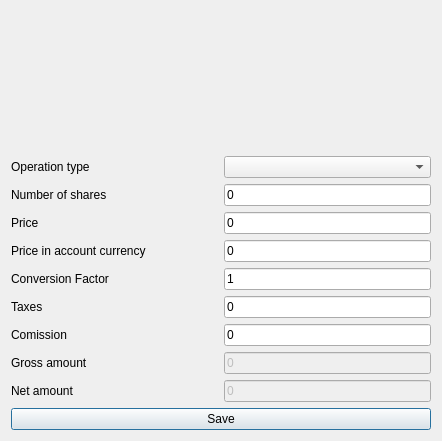
<?xml version="1.0" encoding="UTF-8"?>
<ui version="4.0">
 <class>frmInvestmentOperationsAdd</class>
 <widget class="QDialog" name="frmInvestmentOperationsAdd">
  <property name="windowModality">
   <enum>Qt::WindowModal</enum>
  </property>
  <property name="geometry">
   <rect>
    <x>0</x>
    <y>0</y>
    <width>442</width>
    <height>441</height>
   </rect>
  </property>
  <property name="windowTitle">
   <string>New investment operation</string>
  </property>
  <property name="windowIcon">
   <iconset resource="../images/xulpymoney.qrc">
    <normaloff>:/xulpymoney/document-edit.png</normaloff>:/xulpymoney/document-edit.png</iconset>
  </property>
  <property name="modal">
   <bool>true</bool>
  </property>
  <layout class="QHBoxLayout" name="horizontalLayout_9">
   <item>
    <layout class="QVBoxLayout" name="verticalLayout">
     <item>
      <widget class="QLabel" name="lblTitulo">
       <property name="font">
        <font>
         <pointsize>14</pointsize>
         <weight>75</weight>
         <bold>true</bold>
        </font>
       </property>
       <property name="styleSheet">
        <string notr="true">color: rgb(0, 128, 0);</string>
       </property>
       <property name="alignment">
        <set>Qt::AlignCenter</set>
       </property>
      </widget>
     </item>
     <item>
      <layout class="QHBoxLayout" name="horizontalLayout_8">
       <item>
        <widget class="wdgDatetime" name="wdgDT" native="true"/>
       </item>
      </layout>
     </item>
     <item>
      <layout class="QHBoxLayout" name="horizontalLayout_3">
       <item>
        <widget class="QLabel" name="label_2">
         <property name="text">
          <string>Operation type</string>
         </property>
        </widget>
       </item>
       <item>
        <widget class="QComboBox" name="cmbTiposOperaciones"/>
       </item>
      </layout>
     </item>
     <item>
      <layout class="QHBoxLayout" name="horizontalLayout_5">
       <item>
        <widget class="QLabel" name="label_5">
         <property name="text">
          <string>Number of shares</string>
         </property>
        </widget>
       </item>
       <item>
        <widget class="myQLineEdit" name="txtAcciones">
         <property name="sizePolicy">
          <sizepolicy hsizetype="Minimum" vsizetype="Fixed">
           <horstretch>0</horstretch>
           <verstretch>0</verstretch>
          </sizepolicy>
         </property>
         <property name="text">
          <string>0</string>
         </property>
        </widget>
       </item>
      </layout>
     </item>
     <item>
      <layout class="QHBoxLayout" name="horizontalLayout_6">
       <item>
        <widget class="QLabel" name="label_6">
         <property name="text">
          <string>Price</string>
         </property>
        </widget>
       </item>
       <item>
        <widget class="myQLineEdit" name="txtValorAccion">
         <property name="sizePolicy">
          <sizepolicy hsizetype="Minimum" vsizetype="Fixed">
           <horstretch>0</horstretch>
           <verstretch>0</verstretch>
          </sizepolicy>
         </property>
         <property name="text">
          <string>0</string>
         </property>
        </widget>
       </item>
      </layout>
     </item>
     <item>
      <layout class="QHBoxLayout" name="horizontalLayout_11">
       <item>
        <widget class="QLabel" name="label_8">
         <property name="text">
          <string>Price in account currency</string>
         </property>
        </widget>
       </item>
       <item>
        <widget class="myQLineEdit" name="txtPriceAccountCurrency">
         <property name="sizePolicy">
          <sizepolicy hsizetype="Minimum" vsizetype="Fixed">
           <horstretch>0</horstretch>
           <verstretch>0</verstretch>
          </sizepolicy>
         </property>
         <property name="text">
          <string>0</string>
         </property>
        </widget>
       </item>
      </layout>
     </item>
     <item>
      <layout class="QHBoxLayout" name="horizontalLayout_12">
       <item>
        <widget class="QLabel" name="label_10">
         <property name="text">
          <string>Conversion Factor</string>
         </property>
        </widget>
       </item>
       <item>
        <widget class="myQLineEdit" name="txtCurrencyConversion">
         <property name="sizePolicy">
          <sizepolicy hsizetype="Minimum" vsizetype="Fixed">
           <horstretch>0</horstretch>
           <verstretch>0</verstretch>
          </sizepolicy>
         </property>
         <property name="text">
          <string>1</string>
         </property>
        </widget>
       </item>
      </layout>
     </item>
     <item>
      <layout class="QHBoxLayout" name="horizontalLayout_7">
       <item>
        <widget class="QLabel" name="label_7">
         <property name="text">
          <string>Taxes</string>
         </property>
        </widget>
       </item>
       <item>
        <widget class="myQLineEdit" name="txtImpuestos">
         <property name="sizePolicy">
          <sizepolicy hsizetype="Minimum" vsizetype="Fixed">
           <horstretch>0</horstretch>
           <verstretch>0</verstretch>
          </sizepolicy>
         </property>
         <property name="text">
          <string>0</string>
         </property>
        </widget>
       </item>
      </layout>
     </item>
     <item>
      <layout class="QHBoxLayout" name="horizontalLayout_4">
       <item>
        <widget class="QLabel" name="label_4">
         <property name="text">
          <string>Comission</string>
         </property>
        </widget>
       </item>
       <item>
        <widget class="myQLineEdit" name="txtComision">
         <property name="sizePolicy">
          <sizepolicy hsizetype="Minimum" vsizetype="Fixed">
           <horstretch>0</horstretch>
           <verstretch>0</verstretch>
          </sizepolicy>
         </property>
         <property name="text">
          <string>0</string>
         </property>
        </widget>
       </item>
      </layout>
     </item>
     <item>
      <layout class="QHBoxLayout" name="horizontalLayout">
       <item>
        <widget class="QLabel" name="label_3">
         <property name="text">
          <string>Gross amount</string>
         </property>
        </widget>
       </item>
       <item>
        <widget class="myQLineEdit" name="txtImporteBruto">
         <property name="enabled">
          <bool>false</bool>
         </property>
         <property name="sizePolicy">
          <sizepolicy hsizetype="Minimum" vsizetype="Fixed">
           <horstretch>0</horstretch>
           <verstretch>0</verstretch>
          </sizepolicy>
         </property>
         <property name="text">
          <string>0</string>
         </property>
        </widget>
       </item>
      </layout>
     </item>
     <item>
      <layout class="QHBoxLayout" name="horizontalLayout_10">
       <item>
        <widget class="QLabel" name="label_9">
         <property name="text">
          <string>Net amount</string>
         </property>
        </widget>
       </item>
       <item>
        <widget class="myQLineEdit" name="txtImporte">
         <property name="enabled">
          <bool>false</bool>
         </property>
         <property name="sizePolicy">
          <sizepolicy hsizetype="Minimum" vsizetype="Fixed">
           <horstretch>0</horstretch>
           <verstretch>0</verstretch>
          </sizepolicy>
         </property>
         <property name="text">
          <string>0</string>
         </property>
        </widget>
       </item>
      </layout>
     </item>
     <item>
      <widget class="QPushButton" name="cmd">
       <property name="text">
        <string>Save</string>
       </property>
       <property name="icon">
        <iconset resource="../images/xulpymoney.qrc">
         <normaloff>:/xulpymoney/save.png</normaloff>:/xulpymoney/save.png</iconset>
       </property>
      </widget>
     </item>
    </layout>
   </item>
  </layout>
 </widget>
 <customwidgets>
  <customwidget>
   <class>myQLineEdit</class>
   <extends>QLineEdit</extends>
   <header location="global">myqlineedit</header>
  </customwidget>
  <customwidget>
   <class>wdgDatetime</class>
   <extends>QWidget</extends>
   <header location="global">wdgDatetime</header>
   <container>1</container>
  </customwidget>
 </customwidgets>
 <resources>
  <include location="../images/xulpymoney.qrc"/>
 </resources>
 <connections/>
</ui>
